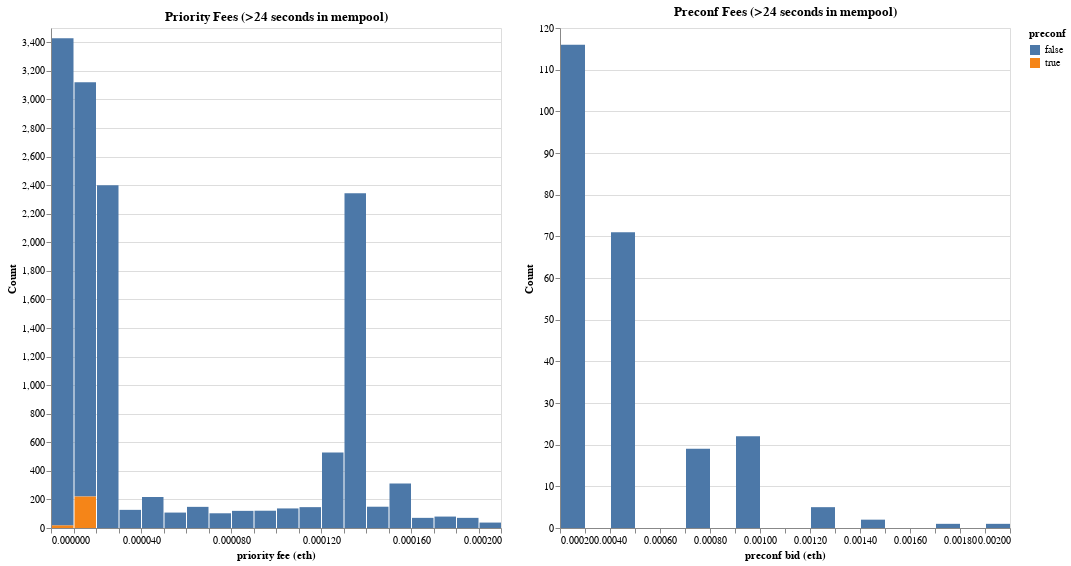

Source (notebook cell):
### Code cell
priority_fee_chart = alt.Chart(preconf_compare_df.filter(pl.col('priority_tx_fee_eth') < .0002)).mark_bar().encode(
    x=alt.Y('priority_tx_fee_eth:Q', bin=alt.Bin(maxbins=30), axis=alt.Axis(title='priority fee (eth)')),
    y=alt.X('count()', axis=alt.Axis(title='Count')),
    color='preconf'
).properties(
    width=450,
    height=500,
    title='Priority Fees (>24 seconds in mempool)'
)

preconf_bid_chart = alt.Chart(time_groupby_df.filter(pl.col('min_mempool_time').is_not_null()).filter(pl.col('min_mempool_time') > 24_000).filter(pl.col('total_bid_eth') < .002)).mark_bar().encode(
    x=alt.Y('total_bid_eth', bin=alt.Bin(maxbins=30), axis=alt.Axis(title='preconf bid (eth)')),
    y=alt.X('count()', axis=alt.Axis(title='Count'))
).properties(
    width=450,
    height=500,
    title='Preconf Fees (>24 seconds in mempool)'
)

priority_fee_chart | preconf_bid_chart

### Figure 1 — Vega specification as saved in the notebook (floating-point values rounded to 4 significant figures)
{"$schema": "https://vega.github.io/schema/vega/v5.json", "data": [{"name": "source_0", "values": [{"__count_end": 529.0, "__count_start": 0.0, "bin_maxbins_30_priority_tx_fee_eth": 0.00012, "bin_maxbins_30_priority_tx_fee_eth_end": 0.00013, "preconf": false}, {"__count_end": 2399.0, "__count_start": 0.0, "bin_maxbins_30_priority_tx_fee_eth": 2e-05, "bin_maxbins_30_priority_tx_fee_eth_end": 3e-05, "preconf": false}, {"__count_end": 137.0, "__count_start": 0.0, "bin_maxbins_30_priority_tx_fee_eth": 0.0001, "bin_maxbins_30_priority_tx_fee_eth_end": 0.00011, "preconf": false}, {"__count_end": 146.0, "__count_start": 0.0, "bin_maxbins_30_priority_tx_fee_eth": 0.00011, "bin_maxbins_30_priority_tx_fee_eth_end": 0.00012, "preconf": false}, {"__count_end": 127.0, "__count_start": 0.0, "bin_maxbins_30_priority_tx_fee_eth": 3e-05, "bin_maxbins_30_priority_tx_fee_eth_end": 4e-05, "preconf": false}, {"__count_end": 3120.0, "__count_start": 220.0, "bin_maxbins_30_priority_tx_fee_eth": 1e-05, "bin_maxbins_30_priority_tx_fee_eth_end": 2e-05, "preconf": false}, {"__count_end": 3429.0, "__count_start": 18.0, "bin_maxbins_30_priority_tx_fee_eth": 0.0, "bin_maxbins_30_priority_tx_fee_eth_end": 1e-05, "preconf": false}, {"__count_end": 149.0, "__count_start": 0.0, "bin_maxbins_30_priority_tx_fee_eth": 0.00014, "bin_maxbins_30_priority_tx_fee_eth_end": 0.00015, "preconf": false}, {"__count_end": 71.0, "__count_start": 0.0, "bin_maxbins_30_priority_tx_fee_eth": 0.00018, "bin_maxbins_30_priority_tx_fee_eth_end": 0.00019, "preconf": false}, {"__count_end": 312.0, "__count_start": 0.0, "bin_maxbins_30_priority_tx_fee_eth": 0.00015, "bin_maxbins_30_priority_tx_fee_eth_end": 0.00016, "preconf": false}, {"__count_end": 71.0, "__count_start": 0.0, "bin_maxbins_30_priority_tx_fee_eth": 0.00016, "bin_maxbins_30_priority_tx_fee_eth_end": 0.00017, "preconf": false}, {"__count_end": 80.0, "__count_start": 0.0, "bin_maxbins_30_priority_tx_fee_eth": 0.00017, "bin_maxbins_30_priority_tx_fee_eth_end": 0.00018, "preconf": false}, {"__count_end": 2344.0, "__count_start": 0.0, "bin_maxbins_30_priority_tx_fee_eth": 0.00013, "bin_maxbins_30_priority_tx_fee_eth_end": 0.00014, "preconf": false}, {"__count_end": 121.0, "__count_start": 0.0, "bin_maxbins_30_priority_tx_fee_eth": 9e-05, "bin_maxbins_30_priority_tx_fee_eth_end": 0.0001, "preconf": false}, {"__count_end": 120.0, "__count_start": 0.0, "bin_maxbins_30_priority_tx_fee_eth": 8e-05, "bin_maxbins_30_priority_tx_fee_eth_end": 9e-05, "preconf": false}, {"__count_end": 103.0, "__count_start": 0.0, "bin_maxbins_30_priority_tx_fee_eth": 7e-05, "bin_maxbins_30_priority_tx_fee_eth_end": 8e-05, "preconf": false}, {"__count_end": 148.0, "__count_start": 0.0, "bin_maxbins_30_priority_tx_fee_eth": 6e-05, "bin_maxbins_30_priority_tx_fee_eth_end": 7e-05, "preconf": false}, {"__count_end": 108.0, "__count_start": 0.0, "bin_maxbins_30_priority_tx_fee_eth": 5e-05, "bin_maxbins_30_priority_tx_fee_eth_end": 6e-05, "preconf": false}, {"__count_end": 217.0, "__count_start": 0.0, "bin_maxbins_30_priority_tx_fee_eth": 4e-05, "bin_maxbins_30_priority_tx_fee_eth_end": 5e-05, "preconf": false}, {"__count_end": 18.0, "__count_start": 0.0, "bin_maxbins_30_priority_tx_fee_eth": 0.0, "bin_maxbins_30_priority_tx_fee_eth_end": 1e-05, "preconf": true}, {"__count_end": 38.0, "__count_start": 0.0, "bin_maxbins_30_priority_tx_fee_eth": 0.00019, "bin_maxbins_30_priority_tx_fee_eth_end": 0.0002, "preconf": false}, {"__count_end": 220.0, "__count_start": 0.0, "bin_maxbins_30_priority_tx_fee_eth": 1e-05, "bin_maxbins_30_priority_tx_fee_eth_end": 2e-05, "preconf": true}]}, {"name": "source_1", "values": [{"__count": 116, "bin_maxbins_30_total_bid_eth": 0.0002, "bin_maxbins_30_total_bid_eth_end": 0.0003}, {"__count": 71, "bin_maxbins_30_total_bid_eth": 0.0004, "bin_maxbins_30_total_bid_eth_end": 0.0005}, {"__count": 22, "bin_maxbins_30_total_bid_eth": 0.0009, "bin_maxbins_30_total_bid_eth_end": 0.001}, {"__count": 2, "bin_maxbins_30_total_bid_eth": 0.0014, "bin_maxbins_30_total_bid_eth_end": 0.0015}, {"__count": 5, "bin_maxbins_30_total_bid_eth": 0.0012, "bin_maxbins_30_total_bid_eth_end": 0.0013}, {"__count": 19, "bin_maxbins_30_total_bid_eth": 0.0007, "bin_maxbins_30_total_bid_eth_end": 0.0008}, {"__count": 1, "bin_maxbins_30_total_bid_eth": 0.0019, "bin_maxbins_30_total_bid_eth_end": 0.002}, {"__count": 1, "bin_maxbins_30_total_bid_eth": 0.0017, "bin_maxbins_30_total_bid_eth_end": 0.0018}]}, {"name": "source_0_color_domain_preconf", "values": [{"preconf": false}, {"preconf": true}]}, {"name": "source_1_concat_1_y_domain___count", "values": [{"min": 1, "max": 116}]}], "signals": [{"name": "concat_0_bin_maxbins_30_priority_tx_fee_eth_bins", "value": {"fields": ["priority_tx_fee_eth"], "fname": "bin_priority_tx_fee_eth", "start": 0.0, "step": 1e-05, "stop": 0.0002}}, {"name": "concat_1_bin_maxbins_30_total_bid_eth_bins", "value": {"fields": ["total_bid_eth"], "fname": "bin_total_bid_eth", "start": 0.0002, "step": 0.0001, "stop": 0.002}}, {"name": "childWidth", "value": 450}], "marks": [{"type": "group", "name": "concat_0_group", "encode": {"update": {"width": {"signal": "childWidth"}, "height": {"signal": "height"}}}, "marks": [{"type": "rect", "name": "concat_0_marks", "from": {"data": "source_0"}, "encode": {"update": {"x2": {"field": "bin_maxbins_30_priority_tx_fee_eth", "scale": "concat_0_x", "offset": {"signal": "0.5 + (abs(scale(\"concat_0_x\", datum[\"bin_maxbins_30_priority_tx_fee_eth_end\"]) - scale(\"concat_0_x\", datum[\"bin_maxbins_30_priority_tx_fee_eth\"])) < 0.25 ? -0.5 * (0.25 - (abs(scale(\"concat_0_x\", datum[\"bin_maxbins_30_priority_tx_fee_eth_end\"]) - scale(\"concat_0_x\", datum[\"bin_maxbins_30_priority_tx_fee_eth\"])))) : 0.5)"}}, "y": {"field": "__count_end", "scale": "concat_0_y"}, "y2": {"field": "__count_start", "scale": "concat_0_y"}, "x": {"field": "bin_maxbins_30_priority_tx_fee_eth_end", "scale": "concat_0_x", "offset": {"signal": "0.5 + (abs(scale(\"concat_0_x\", datum[\"bin_maxbins_30_priority_tx_fee_eth_end\"]) - scale(\"concat_0_x\", datum[\"bin_maxbins_30_priority_tx_fee_eth\"])) < 0.25 ? 0.5 * (0.25 - (abs(scale(\"concat_0_x\", datum[\"bin_maxbins_30_priority_tx_fee_eth_end\"]) - scale(\"concat_0_x\", datum[\"bin_maxbins_30_priority_tx_fee_eth\"])))) : -0.5)"}}, "fill": {"field": "preconf", "scale": "color"}}}, "style": ["bar"]}], "axes": [{"scale": "concat_0_y", "ticks": false, "gridScale": "concat_0_x", "orient": "left", "domain": false, "labels": false, "tickCount": {"signal": "ceil(height/40)"}, "aria": false, "zindex": 0, "grid": true, "maxExtent": 0, "minExtent": 0}, {"scale": "concat_0_x", "labelOverlap": true, "grid": false, "zindex": 0, "tickCount": {"signal": "ceil(childWidth/10)"}, "orient": "bottom", "title": "priority fee (eth)", "labelFlush": true}, {"scale": "concat_0_y", "title": "Count", "zindex": 0, "orient": "left", "tickCount": {"signal": "ceil(height/40)"}, "grid": false, "labelOverlap": true}], "title": {"text": "Priority Fees (>24 seconds in mempool)", "frame": "group"}, "style": "cell"}, {"type": "group", "name": "concat_1_group", "encode": {"update": {"height": {"signal": "height"}, "width": {"signal": "childWidth"}}}, "marks": [{"type": "rect", "name": "concat_1_marks", "from": {"data": "source_1"}, "encode": {"update": {"x": {"field": "bin_maxbins_30_total_bid_eth_end", "scale": "concat_1_x", "offset": {"signal": "0.5 + (abs(scale(\"concat_1_x\", datum[\"bin_maxbins_30_total_bid_eth_end\"]) - scale(\"concat_1_x\", datum[\"bin_maxbins_30_total_bid_eth\"])) < 0.25 ? 0.5 * (0.25 - (abs(scale(\"concat_1_x\", datum[\"bin_maxbins_30_total_bid_eth_end\"]) - scale(\"concat_1_x\", datum[\"bin_maxbins_30_total_bid_eth\"])))) : -0.5)"}}, "y": {"field": "__count", "scale": "concat_1_y"}, "x2": {"field": "bin_maxbins_30_total_bid_eth", "scale": "concat_1_x", "offset": {"signal": "0.5 + (abs(scale(\"concat_1_x\", datum[\"bin_maxbins_30_total_bid_eth_end\"]) - scale(\"concat_1_x\", datum[\"bin_maxbins_30_total_bid_eth\"])) < 0.25 ? -0.5 * (0.25 - (abs(scale(\"concat_1_x\", datum[\"bin_maxbins_30_total_bid_eth_end\"]) - scale(\"concat_1_x\", datum[\"bin_maxbins_30_total_bid_eth\"])))) : 0.5)"}}, "y2": {"value": 0, "scale": "concat_1_y"}, "fill": {"value": "#4c78a8"}}}, "style": ["bar"]}], "axes": [{"scale": "concat_1_y", "minExtent": 0, "maxExtent": 0, "aria": false, "domain": false, "labels": false, "orient": "left", "gridScale": "concat_1_x", "zindex": 0, "grid": true, "tickCount": {"signal": "ceil(height/40)"}, "ticks": false}, {"scale": "concat_1_x", "title": "preconf bid (eth)", "zindex": 0, "grid": false, "orient": "bottom", "labelFlush": true, "tickCount": {"signal": "ceil(childWidth/10)"}, "labelOverlap": true}, {"scale": "concat_1_y", "zindex": 0, "orient": "left", "title": "Count", "labelOverlap": true, "tickCount": {"signal": "ceil(height/40)"}, "grid": false}], "title": {"text": "Preconf Fees (>24 seconds in mempool)", "frame": "group"}, "style": "cell"}], "scales": [{"name": "color", "type": "ordinal", "domain": {"data": "source_0_color_domain_preconf", "field": "preconf", "sort": true}, "range": "category"}, {"name": "concat_0_x", "type": "linear", "domain": {"signal": "[concat_0_bin_maxbins_30_priority_tx_fee_eth_bins.start, concat_0_bin_maxbins_30_priority_tx_fee_eth_bins.stop]"}, "range": [0, {"signal": "childWidth"}], "bins": {"signal": "concat_0_bin_maxbins_30_priority_tx_fee_eth_bins"}, "zero": false}, {"name": "concat_0_y", "type": "linear", "domain": {"data": "source_0", "fields": ["__count_start", "__count_end"]}, "range": [{"signal": "height"}, 0], "nice": true, "zero": true}, {"name": "concat_1_x", "type": "linear", "domain": {"signal": "[concat_1_bin_maxbins_30_total_bid_eth_bins.start, concat_1_bin_maxbins_30_total_bid_eth_bins.stop]"}, "range": [0, {"signal": "childWidth"}], "bins": {"signal": "concat_1_bin_maxbins_30_total_bid_eth_bins"}, "zero": false}, {"name": "concat_1_y", "type": "linear", "domain": [{"signal": "(data(\"source_1_concat_1_y_domain___count\")[0] || {}).min"}, {"signal": "(data(\"source_1_concat_1_y_domain___count\")[0] || {}).max"}], "range": [{"signal": "height"}, 0], "nice": true, "zero": true}], "padding": 5, "height": 500, "legends": [{"fill": "color", "symbolType": "square", "title": "preconf"}], "background": "white", "layout": {"padding": 20, "bounds": "full", "align": "each"}}
